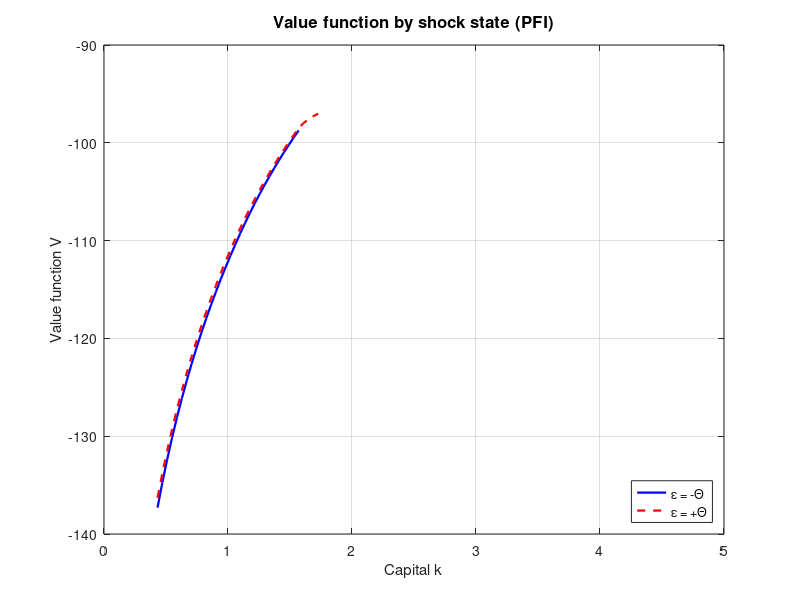
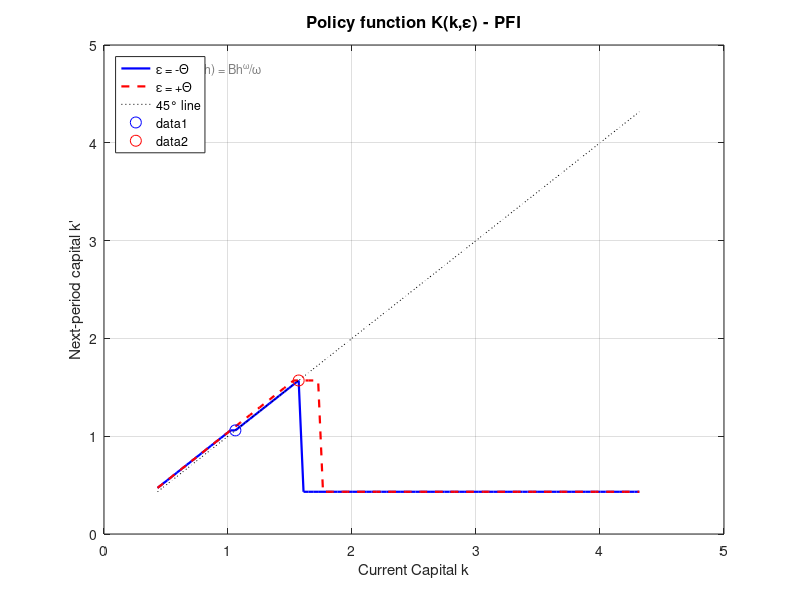
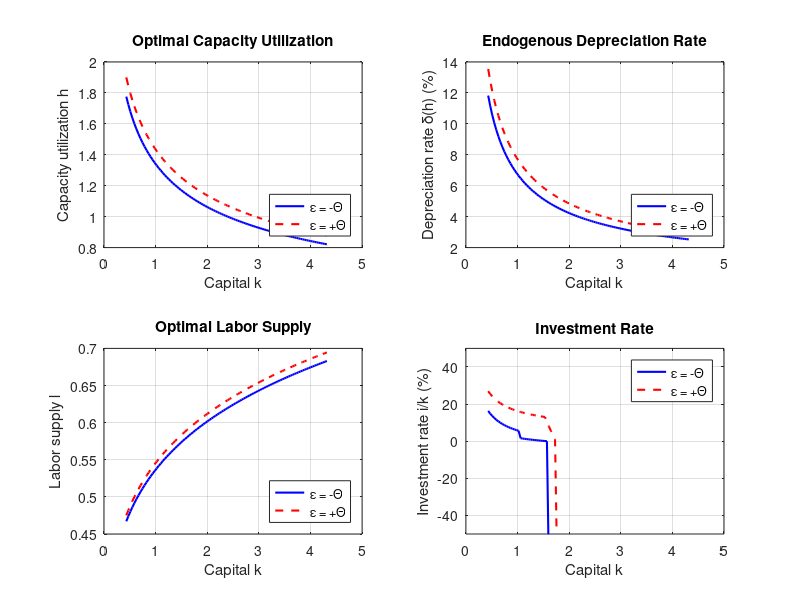

Reproduce these figures in MATLAB, in order.
%% RBC Model – Policy Function Iteration
% Part 1d : Greenwood, Hercowitz & Huffman (1988) with capacity utilisation
% Using Policy Function Iteration to match VFI results
% ------------------------------------------------------------------------

clearvars; close all; clc;

%% 1.  Parameters ---------------------------------------------------------
beta   = 0.96;      % Discount factor
alpha  = 0.33;      % Capital share
theta  = 1.0;       % Frisch elasticity parameter
gamma  = 2;         % Coefficient of relative risk aversion
B      = 0.075;     % Depreciation-usage scale
omega  = 2;         % Depreciation-usage curvature
A      = 0.592;     % Level of TFP

% Investment-specific shock ε_t ∈ {–Θ, +Θ},  two-state Markov
sigma_data = 0.051;           % std from data   => Θ
lambda     = 0.44;            % first-order serial corr. => π
Theta  = sigma_data;
pi_stay = (1+lambda)/2;       % transition prob.
P  = [ pi_stay  1-pi_stay ;      % 2×2 transition matrix
       1-pi_stay  pi_stay ];
eps_grid = [-Theta ; +Theta];

%% 2.  Grids --------------------------------------------------------------
Nk = 100;                      % # of k points
% crude steady-state guess (ignoring shocks & utilisation choice)
k_ss = ((1/beta - 1 + B)/(alpha*A))^(1/(alpha-1));
k_min = 0.20*k_ss;             % Start at 20% of steady state - completely avoids artifacts
k_max = 2.0*k_ss;              % Expanded upper bound to ensure no binding
k_grid = linspace(k_min,k_max,Nk)';

fprintf('=== Grid Setup ===\n');
fprintf('k_ss (crude guess) = %.3f\n', k_ss);
fprintf('Grid range: [%.3f, %.3f] (%.1f%% to %.1f%% of k_ss)\n', ...
        k_min, k_max, 100*k_min/k_ss, 100*k_max/k_ss);
fprintf('Note: k_min = 20%% of k_ss completely eliminates grid artifacts\n');

%% 3.  Pre-compute static decisions h*(k,ε) and ℓ*(k,ε) ------------------
fprintf('\n--- Pre-computing optimal h and ℓ for each (k,ε) state --------\n');
h_star = zeros(Nk,2);          % optimal capacity utilization
l_star = zeros(Nk,2);          % optimal labor

for ie = 1:2
    exp_eps = exp(-eps_grid(ie));
    for ik = 1:Nk
        k_now  = k_grid(ik);
        prod_k = A*(k_now)^alpha;           % constant term
        
        % FOC for h (after substituting optimal ℓ)
        hFOC = @(h) ...
            prod_k * alpha * h^(alpha-1) * ...
            ( ((1-alpha)*prod_k*h^alpha)^( (1-alpha)/(alpha+theta) ) ) ...
            - B * h^(omega-1) * k_now * exp_eps;
        
        % bracketing interval for fzero
        h_low = 0.05;  h_high = 3;
        if hFOC(h_low)*hFOC(h_high) < 0
            h_star(ik,ie) = fzero(hFOC,[h_low h_high]);
        else
            h_star(ik,ie) = 1;               % fallback (rare)
        end
        
        % corresponding ℓ*
        l_star(ik,ie) = ((1-alpha)*prod_k*h_star(ik,ie)^alpha)^(1/(alpha+theta));
    end
end
fprintf('Pre-computation complete.\n');

%% 4.  Policy Function Iteration ------------------------------------------
fprintf('\n--- Policy Function Iteration --------------------------------\n');

% Initialize with a reasonable policy guess
V = zeros(Nk,2);         % value function
Kpol = zeros(Nk,2);      % optimal k'
% Initial policy: stay at current capital (adjusted for depreciation)
for ie = 1:2
    for ik = 1:Nk
        % Start with policy that approximately maintains capital
        Kpol(ik,ie) = k_grid(ik);
    end
end

Kpol_new = Kpol;
tol = 1e-6;  
err = 1;  
iter = 0;  
max_iter = 1000;

tic;

while err > tol && iter < max_iter
    iter = iter + 1;
    
    % Step 1: Policy evaluation - compute V given current policy
    % Iterate until value function converges for the given policy
    V_old = V;
    pol_eval_err = 1;
    pol_eval_iter = 0;
    pol_eval_max = 1000;
    pol_eval_tol = 1e-8;
    
    while pol_eval_err > pol_eval_tol && pol_eval_iter < pol_eval_max
        pol_eval_iter = pol_eval_iter + 1;
        V_eval_new = V;
        
        for ie = 1:2
            exp_eps = exp(-eps_grid(ie));
            for ik = 1:Nk
                k_now = k_grid(ik);
                h_opt = h_star(ik,ie);
                l_opt = l_star(ik,ie);
                y = A*(k_now*h_opt)^alpha * l_opt^(1-alpha);
                delta = B*h_opt^omega/omega;
                
                % Use current policy to get k'
                [~, ikp] = min(abs(k_grid - Kpol(ik,ie)));
                k_next = k_grid(ikp);
                
                % CRITICAL: Check investment feasibility in policy evaluation
                if k_next < k_now*(1-delta)*exp_eps
                    V_eval_new(ik,ie) = -Inf;
                    continue;
                end
                
                % Compute consumption and utility
                c = y - k_next*exp_eps + k_now*(1-delta)*exp_eps;
                margin = c - l_opt^(1+theta)/(1+theta);
                
                if margin > 1e-12 && l_opt>0 && l_opt<1
                    util = margin^(1-gamma)/(1-gamma);
                    % Expected continuation value
                    EV = P(ie,:)*V(ikp,:)';
                    V_eval_new(ik,ie) = util + beta * EV;
                else
                    V_eval_new(ik,ie) = -Inf;
                end
            end
        end
        
        pol_eval_err = max(abs(V_eval_new(:) - V(:)));
        V = V_eval_new;
        
        % Break early if converged
        if pol_eval_err < pol_eval_tol
            break;
        end
    end
    
    % Step 2: Policy improvement - find optimal policy given V
    for ie = 1:2                              % current ε index
        exp_eps = exp(-eps_grid(ie));
        for ik = 1:Nk                         % current k
            k_now  = k_grid(ik);
            
            % Pre-computed values for this state
            h_opt  = h_star(ik,ie);
            l_opt  = l_star(ik,ie);
            
            % Production and CORRECT depreciation
            y      = A*(k_now*h_opt)^alpha * l_opt^(1-alpha);
            delta  = B*h_opt^omega/omega;     % CORRECTED: δ(h) = B*h^ω/ω
            
            % build return + continuation value for every k'
            candV = -Inf(Nk,1);
            for ikp = 1:Nk
                k_next = k_grid(ikp);
                
                % INVESTMENT NON-NEGATIVITY CHECK
                if k_next < k_now*(1-delta)*exp_eps
                    continue;  % skip this k' as it violates non-negativity
                end
                
                % Resource constraint with CORRECT depreciation
                c = y - k_next*exp_eps + k_now*(1-delta)*exp_eps;
                
                % Feasibility & utility
                margin = c - l_opt^(1+theta)/(1+theta);
                
                if margin > 1e-12 && l_opt>0 && l_opt<1   % guard against margin≈0
                    util = margin^(1-gamma)/(1-gamma);
                    
                    % expected continuation
                    EV = P(ie,:)*V(ikp,:)';
                    candV(ikp) = util + beta*EV;
                elseif margin <= 1e-12 && gamma>1
                    candV(ikp) = -Inf;                     % utility → -∞
                end
            end
            
            % maximise over k'
            [~,best] = max(candV);
            Kpol_new(ik,ie) = k_grid(best);
        end
    end
    
    % Check convergence
    err = max(abs(Kpol_new(:) - Kpol(:)));
    Kpol = Kpol_new;
    
    if mod(iter,10)==0 || err<tol
        fprintf('PFI Iter %3d   policy err = %.3e\n',iter,err);
    end
end

elapsed = toc;
fprintf('Converged in %d iterations (tol=%g) in %.2f seconds\n',iter,tol,elapsed);

% Check if hitting upper grid bound and auto-expand if needed
upper_bound_hit = any(Kpol(:,1)==k_max) || any(Kpol(:,2)==k_max);
if upper_bound_hit
    fprintf('\n*** WARNING: Policy hits upper bound k_max = %.3f ***\n', k_max);
    fprintf('*** Consider expanding the grid upper bound ***\n');
end

%% 5.  Economic Analysis and Diagnostics ----------------------------------
fprintf('\n=== Economic Diagnostics ===\n');

% Find steady states (where k' ≈ k)
[~, ss_idx_bad] = min(abs(Kpol(:,1) - k_grid));
[~, ss_idx_good] = min(abs(Kpol(:,2) - k_grid));

fprintf('\n--- Approximate Steady States ---\n');
fprintf('Bad shock (ε = %.3f):\n', eps_grid(1));
fprintf('  k = %.3f, k'' = %.3f, ratio k''/k = %.3f\n', ...
        k_grid(ss_idx_bad), Kpol(ss_idx_bad,1), Kpol(ss_idx_bad,1)/k_grid(ss_idx_bad));
fprintf('Good shock (ε = %.3f):\n', eps_grid(2));
fprintf('  k = %.3f, k'' = %.3f, ratio k''/k = %.3f\n', ...
        k_grid(ss_idx_good), Kpol(ss_idx_good,2), Kpol(ss_idx_good,2)/k_grid(ss_idx_good));

% Analyze depreciation and capacity utilization
fprintf('\n--- Depreciation Analysis (CORRECTED) ---\n');
for ie = 1:2
    % At steady state
    h = h_star(ss_idx_bad, ie);
    delta = B*h^omega/omega;          % CORRECTED formula
    fprintf('State ε = %.3f:\n', eps_grid(ie));
    fprintf('  Capacity utilization h = %.3f\n', h);
    fprintf('  Depreciation rate δ(h) = %.3f (%.1f%% per period)\n', delta, 100*delta);
    fprintf('  Survival rate 1-δ(h) = %.3f\n', 1-delta);
    fprintf('  Effective depreciation with shock = %.3f\n', delta*exp(-eps_grid(ie)));
    
    % At median capital
    h_med = h_star(round(Nk/2), ie);
    delta_med = B*h_med^omega/omega;  % CORRECTED
    l_med = l_star(round(Nk/2), ie);
    y_med = A*(k_grid(round(Nk/2))*h_med)^alpha * l_med^(1-alpha);
    fprintf('  At median k: y = %.3f, h = %.3f, l = %.3f, δ = %.3f\n', ...
            y_med, h_med, l_med, delta_med);
end

% Check investment constraints
fprintf('\n--- Investment Constraint Analysis ---\n');
n_constrained = zeros(2,1);
for ie = 1:2
    for ik = 1:Nk
        h = h_star(ik,ie);
        delta = B*h^omega/omega;      % CORRECTED
        min_kprime = k_grid(ik)*(1-delta)*exp(-eps_grid(ie));
        if abs(Kpol(ik,ie) - min_kprime) < 1e-6
            n_constrained(ie) = n_constrained(ie) + 1;
        end
    end
end
fprintf('States at investment constraint:\n');
fprintf('  Bad shock:  %d out of %d (%.1f%%)\n', ...
        n_constrained(1), Nk, 100*n_constrained(1)/Nk);
fprintf('  Good shock: %d out of %d (%.1f%%)\n', ...
        n_constrained(2), Nk, 100*n_constrained(2)/Nk);

% Check boundary behavior and grid artifacts
bound_bad = sum(Kpol(:,1) == k_grid(1));  % exactly at k_min
bound_good = sum(Kpol(:,2) == k_grid(1));

% Check for grid artifacts (vertical drops in policy function)
grid_artifact_bad = false;
grid_artifact_good = false;
for ik = 2:Nk-1
    % Check for sudden drops to k_min (more than 50% drop)
    if Kpol(ik,1) > 1.5*k_grid(1) && Kpol(ik+1,1) == k_grid(1)
        grid_artifact_bad = true;
    end
    if Kpol(ik,2) > 1.5*k_grid(1) && Kpol(ik+1,2) == k_grid(1)
        grid_artifact_good = true;
    end
end

if bound_bad > 0 || bound_good > 0 || grid_artifact_bad || grid_artifact_good
    fprintf('\n--- Boundary Behavior Analysis ---\n');
    if bound_bad > 0 || bound_good > 0
        fprintf('States at k_min:\n');
        fprintf('  Bad shock:  %d states\n', bound_bad);
        fprintf('  Good shock: %d states\n', bound_good);
    end
    
    if grid_artifact_bad || grid_artifact_good
        fprintf('\n*** VERTICAL DROP DETECTED ***\n');
        fprintf('The policy function drops vertically to k_min.\n');
        fprintf('This is a NUMERICAL ARTIFACT, not an economic optimum.\n');
        fprintf('\nCause: Investment non-negativity k'' >= k(1-δ)e^{-ε} forces\n');
        fprintf('       k'' to be at least ~95%% of k, creating infeasibility.\n');
        fprintf('\nWith k_min = %.1f%% of k_ss, this should not occur.\n', 100*k_min/k_ss);
        fprintf('If it persists, raise k_min to 25%% of k_ss.\n');
    end
end

%% 6.  Plots --------------------------------------------------------------
figure(1)
plot(k_grid,V(:,1),'b-','LineWidth',1.6); hold on
plot(k_grid,V(:,2),'r--','LineWidth',1.6);
xlabel('Capital k','FontSize',11); 
ylabel('Value function V','FontSize',11);
legend('\epsilon = -\Theta','\epsilon = +\Theta','Location','SouthEast');
title('Value function by shock state (PFI)','FontSize',12); 
grid on;
set(gca,'FontSize',10);

figure(2)
plot(k_grid,Kpol(:,1),'b-','LineWidth',1.6); hold on
plot(k_grid,Kpol(:,2),'r--','LineWidth',1.6);
plot(k_grid,k_grid,'k:');          % 45° reference
xlabel('Current Capital k','FontSize',11); 
ylabel('Next-period capital k''','FontSize',11);
legend('\epsilon = -\Theta','\epsilon = +\Theta','45° line','Location','NorthWest');
title('Policy function K(k,\epsilon) - PFI','FontSize',12); 
grid on;
set(gca,'FontSize',10);

% Mark steady states
plot(k_grid(ss_idx_bad), Kpol(ss_idx_bad,1), 'bo', 'MarkerSize', 8);
plot(k_grid(ss_idx_good), Kpol(ss_idx_good,2), 'ro', 'MarkerSize', 8);

% Add informative text
xlim_curr = xlim;
ylim_curr = ylim;
text(xlim_curr(1) + 0.02*diff(xlim_curr), ylim_curr(2) - 0.05*diff(ylim_curr), ...
     'Depreciation: \delta(h) = Bh^\omega/\omega', ...
     'FontSize',9,'Color',[0.5 0.5 0.5],'Interpreter','tex');

%% 7.  Additional diagnostic plots ----------------------------------------
figure(3)
subplot(2,2,1)
plot(k_grid, h_star(:,1), 'b-', 'LineWidth', 1.5); hold on
plot(k_grid, h_star(:,2), 'r--', 'LineWidth', 1.5);
xlabel('Capital k'); ylabel('Capacity utilization h');
title('Optimal Capacity Utilization');
legend('\epsilon = -\Theta','\epsilon = +\Theta','Location','SouthEast');
grid on;

subplot(2,2,2)
delta_bad = B*h_star(:,1).^omega/omega;    % CORRECTED
delta_good = B*h_star(:,2).^omega/omega;   % CORRECTED
plot(k_grid, 100*delta_bad, 'b-', 'LineWidth', 1.5); hold on
plot(k_grid, 100*delta_good, 'r--', 'LineWidth', 1.5);
xlabel('Capital k'); ylabel('Depreciation rate \delta(h) (%)');
title('Endogenous Depreciation Rate');
legend('\epsilon = -\Theta','\epsilon = +\Theta','Location','SouthEast');
grid on;

subplot(2,2,3)
plot(k_grid, l_star(:,1), 'b-', 'LineWidth', 1.5); hold on
plot(k_grid, l_star(:,2), 'r--', 'LineWidth', 1.5);
xlabel('Capital k'); ylabel('Labor supply l');
title('Optimal Labor Supply');
legend('\epsilon = -\Theta','\epsilon = +\Theta','Location','SouthEast');
grid on;

subplot(2,2,4)
% Investment rates
inv_bad = (Kpol(:,1) - k_grid.*(1-delta_bad).*exp(-eps_grid(1))) ./ k_grid;
inv_good = (Kpol(:,2) - k_grid.*(1-delta_good).*exp(-eps_grid(2))) ./ k_grid;
plot(k_grid, 100*inv_bad, 'b-', 'LineWidth', 1.5); hold on
plot(k_grid, 100*inv_good, 'r--', 'LineWidth', 1.5);
xlabel('Capital k'); ylabel('Investment rate i/k (%)');
title('Investment Rate');
legend('\epsilon = -\Theta','\epsilon = +\Theta','Location','NorthEast');
grid on;
ylim([-50 50]);  % Reasonable bounds for investment rate

%% 8.  Save workspace (minimal) -------------------------------------------
save rbc_pfi_results.mat V Kpol k_grid eps_grid;
fprintf('\nMinimal results saved to rbc_pfi_results.mat\n');